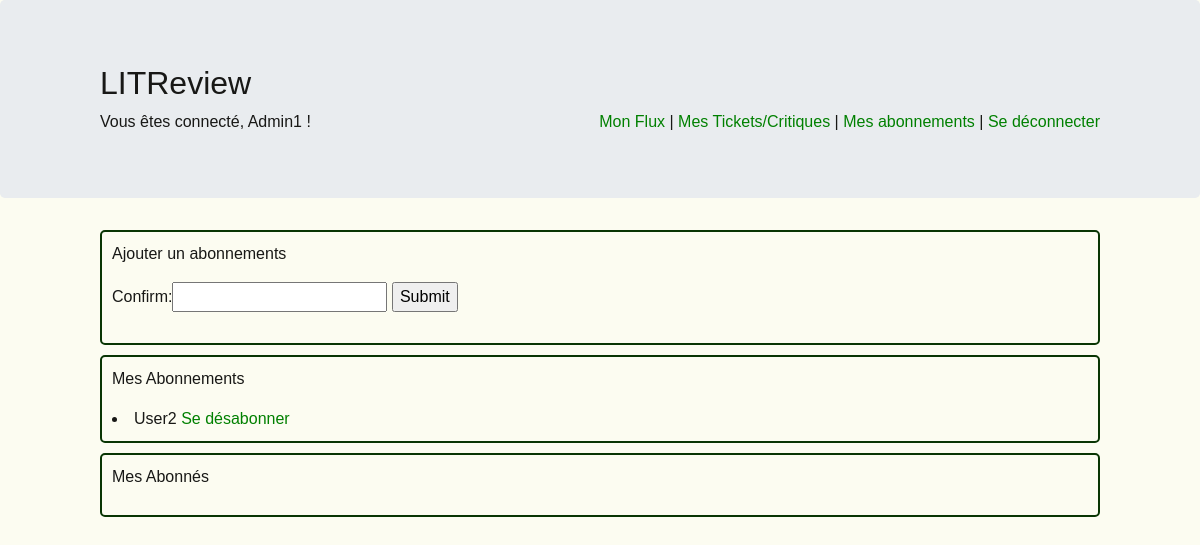
/subscription (signed in), run on an earlier commit of the app's database.
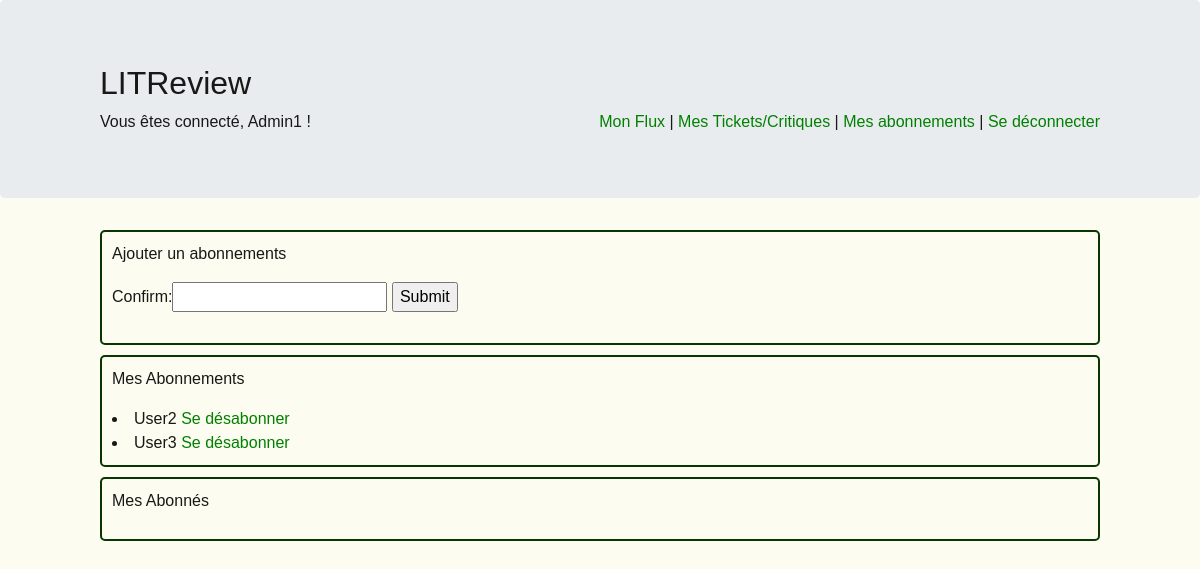
And on a later commit of the database.
### utilisateur/models.py (models this page shows, shortened)
class UserFollows(models.Model):
    objects = models.Manager()
    user = models.ForeignKey(
        to=settings.AUTH_USER_MODEL, on_delete=models.CASCADE, related_name='following')
    followed_user = models.ForeignKey(
        to=settings.AUTH_USER_MODEL, on_delete=models.CASCADE, related_name='following_by')
    confirm = models.CharField(max_length=128, blank=True)
    class Meta:
        unique_together = ('user', 'followed_user', )

class User(AbstractUser):
    pass

### utilisateur/views.py (the view, shortened to what this page needs)
# urls.py: path('subscription', views.subscription, name="subscription"),
@login_required
def subscription(request):
    usersfollows = UserFollows.objects.filter(user=request.user)
    followeds = UserFollows.objects.filter(followed_user=request.user)
    if request.method == "GET":
        form = UserFollowsForm()
        return render(request, 'subscription.html', locals())

### utilisateur/forms.py
class UserFollowsForm(ModelForm):
    class Meta:
        model = UserFollows
        fields = ['confirm']

### utilisateur/templates/subscription.html (shortened to what this page needs)
{% extends 'main.html' %}
{% load static %}
{% block addcss %}
<link rel="stylesheet" href="{% static 'css/style.css' %}">
{% endblock %}
{% block content %}
<div id="block1">
    <p>Ajouter un abonnements</p>
    <form method="POST" action="{% url 'subscription'%}">
    {{ form }}
        <input type="submit">
    </form>
</div>
<div id="block1">
    <p>Mes Abonnements</p>
    {% for usersfollow in usersfollows %}
        <li>{{ usersfollow.followed_user }}
        <a href="{% url 'delete_subs' id_subs=usersfollow.id%}">Se désabonner</a></li>
    {% endfor %}
</div>
<div id="block1">
    <p>Mes Abonnés</p>
</div>
{% endblock %}

What changed in the data, as far as the page shows it:
added UserFollows: followed_user "User3"
